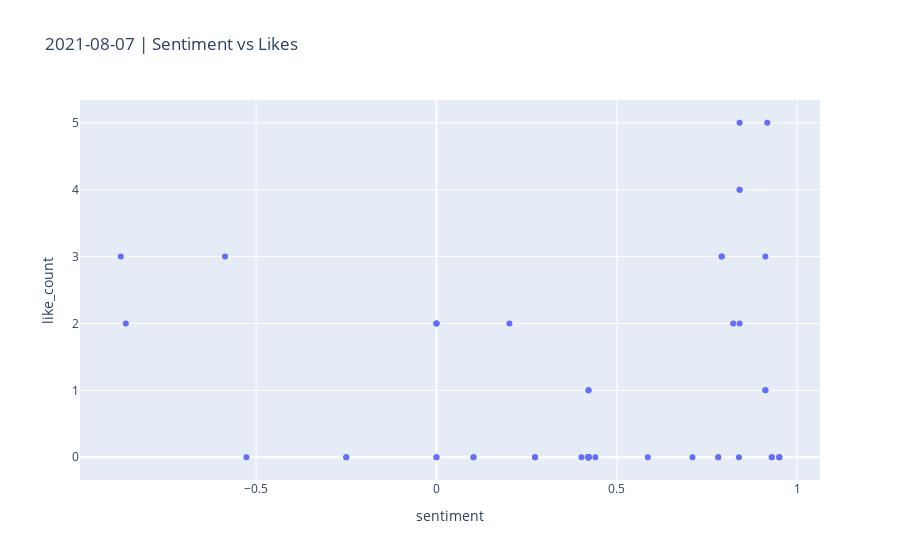

The cell this chart's notebook holds for it:
### Code cell
## Plot: Sentiment vs Likes

fig = px.scatter(intra_day_tweets,
                 x="sentiment", y="like_count",
                 title=f'{select_date} | Sentiment vs Likes',
                 hover_name="author_id", # username
                 hover_data=["created_at", "like_count","tweet_id","text"])
fig.show()
